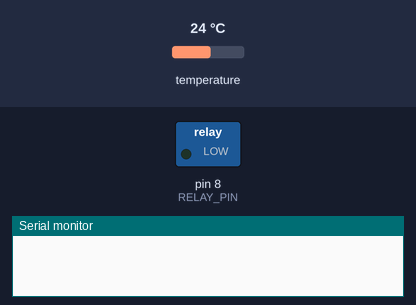
Bench run of a sketch on a simulated Arduino Uno, built with avr-gcc and run on an emulated ATmega328P. Shown: switched loads named in the sketch (green lamp = pin HIGH), the last lines printed to the serial monitor. The inputs (shaded band) are chosen by the test bench; at power-on: temperature 24 °C.

Above: at 0.1 s.
At 2.7 s:
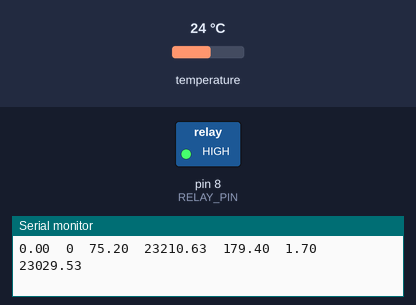
2.8 s: temperature set to 28 °C
16.8 s: temperature set to 29 °C
Timing chart, 0 to 19.8 s (numbered marks = the images above; inputs shaded):
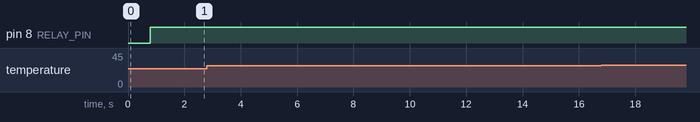

Measured:
- after the input at 16.8 s, every drawn part: stays the same

The sketch:

src.ino
```cpp
#include <OneWire.h>
#include <DallasTemperature.h>
#include <Wire.h>

#define TARGET_TEMP 135
#define PERIOD 15000

#define ONE_WIRE_BUS 3
#define RELAY_PIN  8
#define I2C_SLAVE_ADDRESS 0x04

static float initialIntegralError = 1700;   // Initialize controller integral error in msec
static float integratorRange = 1;     // The maximum error allowable for integrator to be active


OneWire oneWire(ONE_WIRE_BUS);  // Setup a oneWire instance to communicate with any OneWire devices
DallasTemperature sensors(&oneWire);  // Pass our oneWire reference to Dallas Temperature.
DeviceAddress thermoAddress = { 0x28, 0xFF, 0xE3, 0xC8, 0x64, 0x15, 0x02, 0x6D }; // Setup themometer address

float Kp = 3000;
float Ki = .0025;
float Kd = 300000000;

float input, output;
float error, pastError, errorSum;
unsigned long pastTime, currentTime;

float proportional, integral, derivative;

byte Data[8];
volatile byte* Float1ArrayPtr;
volatile byte* Float2ArrayPtr;

void setup(void)
{
  Serial.begin(9600);
  Wire.begin(I2C_SLAVE_ADDRESS);    // I2C Set up Arduino as slave
  sensors.begin();  // Start up the library
  sensors.setResolution(thermoAddress, 12); // Set the resolution to 10 bit (good enough?)

  Wire.onRequest(sendData);
  Wire.onReceive(receiveData);

  pinMode(RELAY_PIN, OUTPUT); // Set relay pin 8 to output pin

  input = output = 0;
  error = pastError = 0;
  errorSum = initialIntegralError / Ki;
  pastTime = currentTime = 0;
  proportional = integral = derivative = 0;
}


void sendData() {
  Float1ArrayPtr = (byte*) &currentTime;
  Data[0] = Float1ArrayPtr[0];
  Data[1] = Float1ArrayPtr[1];
  Data[2] = Float1ArrayPtr[2];
  Data[3] = Float1ArrayPtr[3];
  Float2ArrayPtr = (byte*) &input;
  Data[4] = Float2ArrayPtr[0];
  Data[5] = Float2ArrayPtr[1];
  Data[6] = Float2ArrayPtr[2];
  Data[7] = Float2ArrayPtr[3];
  Wire.write(Data, 8);
  Serial.println("Data Reqested!");
}

void receiveData(int num) {
  Serial.println("Received Data!");
  while (Wire.available() > 0) {
    byte i = Wire.read();
    Serial.println(i);
  }
}

float calculatePID()
{
  // PID setup
  pastTime = currentTime;
  currentTime = millis();
  pastError = error;
  error = TARGET_TEMP - input;

  proportional = Kp * error;    // calculate the proportional term

  if( (error >= (-1)*integratorRange) && (error <= integratorRange) ) {  // Only sum integrator term if error is within range
    errorSum = errorSum + error * ( currentTime - pastTime );
  }
  integral = Ki * errorSum;

  derivative = Kd * ((error - pastError) / (currentTime - pastTime));   // calculate the derivative term

  output = proportional + integral + derivative;
}

float getTemp(DeviceAddress deviceAddress)
{
  sensors.requestTemperatures();
  float tempC = sensors.getTempC(deviceAddress);
  if (tempC == -127.00) {
    Serial.print("Error getting temperature");
  } else {
    return DallasTemperature::toFahrenheit(tempC);
  }
}

void printData()
{
  Serial.print( ((currentTime/1000)%60)/100.0 + currentTime/60000);
  Serial.print("\t");
  Serial.print(currentTime/1000);
  Serial.print("\t");
  Serial.print(input);
  Serial.print("\t");
  Serial.print(output/1000);
  Serial.print("\t");
  Serial.print(proportional/1000);
  Serial.print("\t");
  Serial.print(integral/1000);
  Serial.print("\t");
  Serial.print(derivative/1000);
  Serial.print("\n");
}

void loop(void)
{
  input = getTemp(thermoAddress);
  calculatePID();
  printData();

  if(output < 0) {
    digitalWrite(RELAY_PIN, LOW);
    delay(PERIOD);
  } else if (output >= 0 && output <= PERIOD) {
    digitalWrite(RELAY_PIN, HIGH);
    delay(output);
    digitalWrite(RELAY_PIN, LOW);
    delay(PERIOD - output);
  } else if (output > PERIOD) {
    digitalWrite(RELAY_PIN, HIGH);
    delay(PERIOD);
    //digitalWrite(RELAY_PIN, LOW);   // This comment out is to prevent switching too frequently on high
  }
}
```
